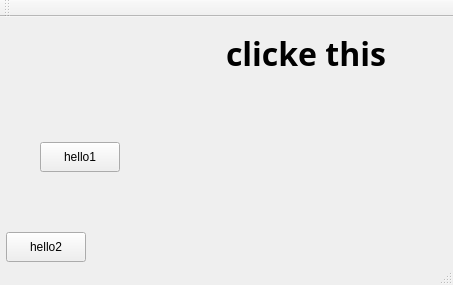
<?xml version="1.0" encoding="UTF-8"?>
<ui version="4.0">
 <class>Event</class>
 <widget class="QMainWindow" name="Event">
  <property name="geometry">
   <rect>
    <x>0</x>
    <y>0</y>
    <width>453</width>
    <height>285</height>
   </rect>
  </property>
  <property name="windowTitle">
   <string>Event</string>
  </property>
  <widget class="QWidget" name="centralWidget">
   <widget class="QLabel" name="label">
    <property name="geometry">
     <rect>
      <x>6</x>
      <y>6</y>
      <width>600</width>
      <height>61</height>
     </rect>
    </property>
    <property name="sizePolicy">
     <sizepolicy hsizetype="Preferred" vsizetype="Preferred">
      <horstretch>4</horstretch>
      <verstretch>0</verstretch>
     </sizepolicy>
    </property>
    <property name="minimumSize">
     <size>
      <width>80</width>
      <height>61</height>
     </size>
    </property>
    <property name="font">
     <font>
      <family>Yu Gothic UI Semibold</family>
      <pointsize>24</pointsize>
      <weight>75</weight>
      <bold>true</bold>
     </font>
    </property>
    <property name="text">
     <string>clicke this</string>
    </property>
    <property name="alignment">
     <set>Qt::AlignCenter</set>
    </property>
   </widget>
   <widget class="QPushButton" name="pushButton_1">
    <property name="geometry">
     <rect>
      <x>40</x>
      <y>125</y>
      <width>80</width>
      <height>30</height>
     </rect>
    </property>
    <property name="minimumSize">
     <size>
      <width>60</width>
      <height>30</height>
     </size>
    </property>
    <property name="text">
     <string>hello1</string>
    </property>
   </widget>
   <widget class="QPushButton" name="pushButton_2">
    <property name="geometry">
     <rect>
      <x>6</x>
      <y>215</y>
      <width>80</width>
      <height>30</height>
     </rect>
    </property>
    <property name="minimumSize">
     <size>
      <width>60</width>
      <height>30</height>
     </size>
    </property>
    <property name="text">
     <string>hello2</string>
    </property>
   </widget>
  </widget>
  <widget class="QMenuBar" name="menuBar">
   <property name="geometry">
    <rect>
     <x>0</x>
     <y>0</y>
     <width>453</width>
     <height>17</height>
    </rect>
   </property>
  </widget>
  <widget class="QToolBar" name="mainToolBar">
   <attribute name="toolBarArea">
    <enum>TopToolBarArea</enum>
   </attribute>
   <attribute name="toolBarBreak">
    <bool>false</bool>
   </attribute>
  </widget>
  <widget class="QStatusBar" name="statusBar"/>
 </widget>
 <layoutdefault spacing="6" margin="11"/>
 <resources/>
 <connections/>
</ui>
